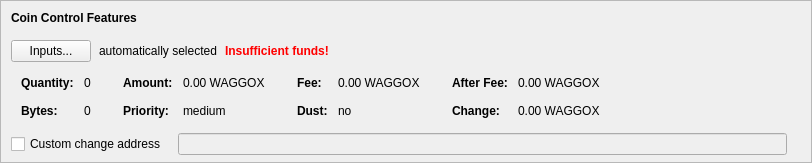
    <widget class="QFrame" name="frameCoinControl">
     <property name="sizePolicy">
      <sizepolicy hsizetype="Expanding" vsizetype="Expanding">
       <horstretch>0</horstretch>
       <verstretch>0</verstretch>
      </sizepolicy>
     </property>
     <property name="maximumSize">
      <size>
       <width>16777215</width>
       <height>16777215</height>
      </size>
     </property>
     <property name="frameShape">
      <enum>QFrame::StyledPanel</enum>
     </property>
     <property name="frameShadow">
      <enum>QFrame::Sunken</enum>
     </property>
     <layout class="QVBoxLayout" name="verticalLayoutCoinControl2">
      <property name="spacing">
       <number>0</number>
      </property>
      <property name="leftMargin">
       <number>0</number>
      </property>
      <property name="topMargin">
       <number>0</number>
      </property>
      <property name="rightMargin">
       <number>0</number>
      </property>
      <property name="bottomMargin">
       <number>6</number>
      </property>
      <item>
       <layout class="QVBoxLayout" name="verticalLayoutCoinControl" stretch="0,0,0,0,1">
        <property name="spacing">
         <number>0</number>
        </property>
        <property name="leftMargin">
         <number>10</number>
        </property>
        <property name="topMargin">
         <number>10</number>
        </property>
        <item>
         <layout class="QHBoxLayout" name="horizontalLayoutCoinControl1">
          <property name="bottomMargin">
           <number>15</number>
          </property>
          <item>
           <widget class="QLabel" name="labelCoinControlFeatures">
            <property name="sizePolicy">
             <sizepolicy hsizetype="Preferred" vsizetype="Maximum">
              <horstretch>0</horstretch>
              <verstretch>0</verstretch>
             </sizepolicy>
            </property>
            <property name="font">
             <font>
              <weight>75</weight>
              <bold>true</bold>
             </font>
            </property>
            <property name="styleSheet">
             <string notr="true">font-weight:bold;</string>
            </property>
            <property name="text">
             <string>Coin Control Features</string>
            </property>
           </widget>
          </item>
         </layout>
        </item>
        <item>
         <layout class="QHBoxLayout" name="horizontalLayoutCoinControl2" stretch="0,0,0,0">
          <property name="spacing">
           <number>8</number>
          </property>
          <property name="bottomMargin">
           <number>10</number>
          </property>
          <item>
           <widget class="QPushButton" name="pushButtonCoinControl">
            <property name="styleSheet">
             <string notr="true"/>
            </property>
            <property name="text">
             <string>Inputs...</string>
            </property>
            <property name="autoDefault">
             <bool>false</bool>
            </property>
           </widget>
          </item>
          <item>
           <widget class="QLabel" name="labelCoinControlAutomaticallySelected">
            <property name="text">
             <string>automatically selected</string>
            </property>
            <property name="margin">
             <number>5</number>
            </property>
           </widget>
          </item>
          <item>
           <widget class="QLabel" name="labelCoinControlInsuffFunds">
            <property name="font">
             <font>
              <weight>75</weight>
              <bold>true</bold>
             </font>
            </property>
            <property name="styleSheet">
             <string notr="true">color:red;font-weight:bold;</string>
            </property>
            <property name="text">
             <string>Insufficient funds!</string>
            </property>
            <property name="margin">
             <number>5</number>
            </property>
           </widget>
          </item>
          <item>
           <spacer name="horizontalSpacerCoinControl">
            <property name="orientation">
             <enum>Qt::Horizontal</enum>
            </property>
            <property name="sizeHint" stdset="0">
             <size>
              <width>40</width>
              <height>1</height>
             </size>
            </property>
           </spacer>
          </item>
         </layout>
        </item>
        <item>
         <widget class="QWidget" name="widgetCoinControl" native="true">
          <property name="sizePolicy">
           <sizepolicy hsizetype="Preferred" vsizetype="Preferred">
            <horstretch>0</horstretch>
            <verstretch>0</verstretch>
           </sizepolicy>
          </property>
          <property name="minimumSize">
           <size>
            <width>0</width>
            <height>0</height>
           </size>
          </property>
          <property name="styleSheet">
           <string notr="true"/>
          </property>
          <layout class="QHBoxLayout" name="horizontalLayoutCoinControl5">
           <property name="leftMargin">
            <number>0</number>
           </property>
           <property name="topMargin">
            <number>0</number>
           </property>
           <property name="rightMargin">
            <number>0</number>
           </property>
           <property name="bottomMargin">
            <number>0</number>
           </property>
           <item>
            <layout class="QHBoxLayout" name="horizontalLayoutCoinControl3" stretch="0,0,0,1">
             <property name="spacing">
              <number>20</number>
             </property>
             <property name="topMargin">
              <number>0</number>
             </property>
             <property name="bottomMargin">
              <number>10</number>
             </property>
             <item>
              <layout class="QFormLayout" name="formLayoutCoinControl1">
               <property name="horizontalSpacing">
                <number>10</number>
               </property>
               <property name="verticalSpacing">
                <number>14</number>
               </property>
               <property name="leftMargin">
                <number>10</number>
               </property>
               <property name="topMargin">
                <number>4</number>
               </property>
               <property name="rightMargin">
                <number>6</number>
               </property>
               <item row="0" column="0">
                <widget class="QLabel" name="labelCoinControlQuantityText">
                 <property name="font">
                  <font>
                   <weight>75</weight>
                   <bold>true</bold>
                  </font>
                 </property>
                 <property name="text">
                  <string>Quantity:</string>
                 </property>
                 <property name="margin">
                  <number>0</number>
                 </property>
                </widget>
               </item>
               <item row="0" column="1">
                <widget class="QLabel" name="labelCoinControlQuantity">
                 <property name="cursor">
                  <cursorShape>IBeamCursor</cursorShape>
                 </property>
                 <property name="contextMenuPolicy">
                  <enum>Qt::ActionsContextMenu</enum>
                 </property>
                 <property name="text">
                  <string notr="true">0</string>
                 </property>
                 <property name="margin">
                  <number>0</number>
                 </property>
                 <property name="textInteractionFlags">
                  <set>Qt::LinksAccessibleByMouse|Qt::TextSelectableByKeyboard|Qt::TextSelectableByMouse</set>
                 </property>
                </widget>
               </item>
               <item row="1" column="0">
                <widget class="QLabel" name="labelCoinControlBytesText">
                 <property name="font">
                  <font>
                   <weight>75</weight>
                   <bold>true</bold>
                  </font>
                 </property>
                 <property name="text">
                  <string>Bytes:</string>
                 </property>
                </widget>
               </item>
               <item row="1" column="1">
                <widget class="QLabel" name="labelCoinControlBytes">
                 <property name="cursor">
                  <cursorShape>IBeamCursor</cursorShape>
                 </property>
                 <property name="contextMenuPolicy">
                  <enum>Qt::ActionsContextMenu</enum>
                 </property>
                 <property name="text">
                  <string notr="true">0</string>
                 </property>
                 <property name="textInteractionFlags">
                  <set>Qt::LinksAccessibleByMouse|Qt::TextSelectableByKeyboard|Qt::TextSelectableByMouse</set>
                 </property>
                </widget>
               </item>
              </layout>
             </item>
             <item>
              <layout class="QFormLayout" name="formLayoutCoinControl2">
               <property name="horizontalSpacing">
                <number>10</number>
               </property>
               <property name="verticalSpacing">
                <number>14</number>
               </property>
               <property name="leftMargin">
                <number>6</number>
               </property>
               <property name="topMargin">
                <number>4</number>
               </property>
               <property name="rightMargin">
                <number>6</number>
               </property>
               <item row="0" column="0">
                <widget class="QLabel" name="labelCoinControlAmountText">
                 <property name="font">
                  <font>
                   <weight>75</weight>
                   <bold>true</bold>
                  </font>
                 </property>
                 <property name="text">
                  <string>Amount:</string>
                 </property>
                 <property name="margin">
                  <number>0</number>
                 </property>
                </widget>
               </item>
               <item row="0" column="1">
                <widget class="QLabel" name="labelCoinControlAmount">
                 <property name="cursor">
                  <cursorShape>IBeamCursor</cursorShape>
                 </property>
                 <property name="contextMenuPolicy">
                  <enum>Qt::ActionsContextMenu</enum>
                 </property>
                 <property name="text">
                  <string notr="true">0.00 WAGGOX</string>
                 </property>
                 <property name="textInteractionFlags">
                  <set>Qt::LinksAccessibleByMouse|Qt::TextSelectableByKeyboard|Qt::TextSelectableByMouse</set>
                 </property>
                </widget>
               </item>
               <item row="1" column="0">
                <widget class="QLabel" name="labelCoinControlPriorityText">
                 <property name="font">
                  <font>
                   <weight>75</weight>
                   <bold>true</bold>
                  </font>
                 </property>
                 <property name="text">
                  <string>Priority:</string>
                 </property>
                </widget>
               </item>
               <item row="1" column="1">
                <widget class="QLabel" name="labelCoinControlPriority">
                 <property name="cursor">
                  <cursorShape>IBeamCursor</cursorShape>
                 </property>
                 <property name="contextMenuPolicy">
                  <enum>Qt::ActionsContextMenu</enum>
                 </property>
                 <property name="text">
                  <string>medium</string>
                 </property>
                 <property name="textInteractionFlags">
                  <set>Qt::LinksAccessibleByMouse|Qt::TextSelectableByKeyboard|Qt::TextSelectableByMouse</set>
                 </property>
                </widget>
               </item>
              </layout>
             </item>
             <item>
              <layout class="QFormLayout" name="formLayoutCoinControl3">
               <property name="horizontalSpacing">
                <number>10</number>
               </property>
               <property name="verticalSpacing">
                <number>14</number>
               </property>
               <property name="leftMargin">
                <number>6</number>
               </property>
               <property name="topMargin">
                <number>4</number>
               </property>
               <property name="rightMargin">
                <number>6</number>
               </property>
               <item row="0" column="0">
                <widget class="QLabel" name="labelCoinControlFeeText">
                 <property name="font">
                  <font>
                   <weight>75</weight>
                   <bold>true</bold>
                  </font>
                 </property>
                 <property name="text">
                  <string>Fee:</string>
                 </property>
                 <property name="margin">
                  <number>0</number>
                 </property>
                </widget>
               </item>
               <item row="0" column="1">
                <widget class="QLabel" name="labelCoinControlFee">
                 <property name="cursor">
                  <cursorShape>IBeamCursor</cursorShape>
                 </property>
                 <property name="contextMenuPolicy">
                  <enum>Qt::ActionsContextMenu</enum>
                 </property>
                 <property name="text">
                  <string notr="true">0.00 WAGGOX</string>
                 </property>
                 <property name="textInteractionFlags">
                  <set>Qt::LinksAccessibleByMouse|Qt::TextSelectableByKeyboard|Qt::TextSelectableByMouse</set>
                 </property>
                </widget>
               </item>
               <item row="1" column="0">
                <widget class="QLabel" name="labelCoinControlLowOutputText">
                 <property name="font">
                  <font>
                   <weight>75</weight>
                   <bold>true</bold>
                  </font>
                 </property>
                 <property name="text">
                  <string>Dust:</string>
                 </property>
                </widget>
               </item>
               <item row="1" column="1">
                <widget class="QLabel" name="labelCoinControlLowOutput">
                 <property name="cursor">
                  <cursorShape>IBeamCursor</cursorShape>
                 </property>
                 <property name="contextMenuPolicy">
                  <enum>Qt::ActionsContextMenu</enum>
                 </property>
                 <property name="text">
                  <string>no</string>
                 </property>
                 <property name="textInteractionFlags">
                  <set>Qt::LinksAccessibleByMouse|Qt::TextSelectableByKeyboard|Qt::TextSelectableByMouse</set>
                 </property>
                </widget>
               </item>
              </layout>
             </item>
             <item>
              <layout class="QFormLayout" name="formLayoutCoinControl4">
               <property name="horizontalSpacing">
                <number>10</number>
               </property>
               <property name="verticalSpacing">
                <number>14</number>
               </property>
               <property name="leftMargin">
                <number>6</number>
               </property>
               <property name="topMargin">
                <number>4</number>
               </property>
               <property name="rightMargin">
                <number>6</number>
               </property>
               <item row="0" column="0">
                <widget class="QLabel" name="labelCoinControlAfterFeeText">
                 <property name="font">
                  <font>
                   <weight>75</weight>
                   <bold>true</bold>
                  </font>
                 </property>
                 <property name="text">
                  <string>After Fee:</string>
                 </property>
                 <property name="margin">
                  <number>0</number>
                 </property>
                </widget>
               </item>
               <item row="0" column="1">
                <widget class="QLabel" name="labelCoinControlAfterFee">
                 <property name="cursor">
                  <cursorShape>IBeamCursor</cursorShape>
                 </property>
                 <property name="contextMenuPolicy">
                  <enum>Qt::ActionsContextMenu</enum>
                 </property>
                 <property name="text">
                  <string notr="true">0.00 WAGGOX</string>
                 </property>
                 <property name="textInteractionFlags">
                  <set>Qt::LinksAccessibleByMouse|Qt::TextSelectableByKeyboard|Qt::TextSelectableByMouse</set>
                 </property>
                </widget>
               </item>
               <item row="1" column="0">
                <widget class="QLabel" name="labelCoinControlChangeText">
                 <property name="font">
                  <font>
                   <weight>75</weight>
                   <bold>true</bold>
                  </font>
                 </property>
                 <property name="text">
                  <string>Change:</string>
                 </property>
                </widget>
               </item>
               <item row="1" column="1">
                <widget class="QLabel" name="labelCoinControlChange">
                 <property name="cursor">
                  <cursorShape>IBeamCursor</cursorShape>
                 </property>
                 <property name="contextMenuPolicy">
                  <enum>Qt::ActionsContextMenu</enum>
                 </property>
                 <property name="text">
                  <string notr="true">0.00 WAGGOX</string>
                 </property>
                 <property name="textInteractionFlags">
                  <set>Qt::LinksAccessibleByMouse|Qt::TextSelectableByKeyboard|Qt::TextSelectableByMouse</set>
                 </property>
                </widget>
               </item>
              </layout>
             </item>
            </layout>
           </item>
          </layout>
         </widget>
        </item>
        <item>
         <layout class="QHBoxLayout" name="horizontalLayoutCoinControl4" stretch="0,0,0">
          <property name="spacing">
           <number>12</number>
          </property>
          <property name="sizeConstraint">
           <enum>QLayout::SetDefaultConstraint</enum>
          </property>
          <property name="topMargin">
           <number>5</number>
          </property>
          <property name="rightMargin">
           <number>5</number>
          </property>
          <item>
           <widget class="QCheckBox" name="checkBoxCoinControlChange">
            <property name="toolTip">
             <string>If this is activated, but the change address is empty or invalid, change will be sent to a newly generated address.</string>
            </property>
            <property name="text">
             <string>Custom change address</string>
            </property>
           </widget>
          </item>
          <item>
           <widget class="QValidatedLineEdit" name="lineEditCoinControlChange">
            <property name="enabled">
             <bool>false</bool>
            </property>
            <property name="sizePolicy">
             <sizepolicy hsizetype="Expanding" vsizetype="Fixed">
              <horstretch>0</horstretch>
              <verstretch>0</verstretch>
             </sizepolicy>
            </property>
           </widget>
          </item>
          <item>
           <widget class="QLabel" name="labelCoinControlChangeLabel">
            <property name="sizePolicy">
             <sizepolicy hsizetype="Preferred" vsizetype="Expanding">
              <horstretch>0</horstretch>
              <verstretch>0</verstretch>
             </sizepolicy>
            </property>
            <property name="minimumSize">
             <size>
              <width>0</width>
              <height>0</height>
             </size>
            </property>
            <property name="text">
             <string/>
            </property>
            <property name="margin">
             <number>3</number>
            </property>
           </widget>
          </item>
         </layout>
        </item>
        <item>
         <spacer name="verticalSpacerCoinControl">
          <property name="orientation">
           <enum>Qt::Vertical</enum>
          </property>
          <property name="sizeHint" stdset="0">
           <size>
            <width>800</width>
            <height>1</height>
           </size>
          </property>
         </spacer>
        </item>
       </layout>
      </item>
     </layout>
    </widget>
